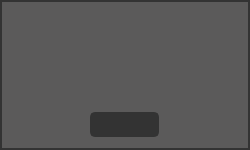
<?xml version="1.0" encoding="UTF-8"?>
<ui version="4.0">
 <class>Error</class>
 <widget class="QDialog" name="Error">
  <property name="geometry">
   <rect>
    <x>0</x>
    <y>0</y>
    <width>250</width>
    <height>150</height>
   </rect>
  </property>
  <property name="minimumSize">
   <size>
    <width>250</width>
    <height>150</height>
   </size>
  </property>
  <property name="maximumSize">
   <size>
    <width>250</width>
    <height>150</height>
   </size>
  </property>
  <property name="windowTitle">
   <string>Dialog</string>
  </property>
  <layout class="QHBoxLayout" name="horizontalLayout">
   <property name="spacing">
    <number>0</number>
   </property>
   <property name="leftMargin">
    <number>0</number>
   </property>
   <property name="topMargin">
    <number>0</number>
   </property>
   <property name="rightMargin">
    <number>0</number>
   </property>
   <property name="bottomMargin">
    <number>0</number>
   </property>
   <item>
    <widget class="QFrame" name="frame">
     <property name="styleSheet">
      <string notr="true">background:rgb(51,51,51);</string>
     </property>
     <property name="frameShape">
      <enum>QFrame::NoFrame</enum>
     </property>
     <property name="frameShadow">
      <enum>QFrame::Plain</enum>
     </property>
     <layout class="QVBoxLayout" name="verticalLayout">
      <property name="spacing">
       <number>0</number>
      </property>
      <property name="leftMargin">
       <number>2</number>
      </property>
      <property name="topMargin">
       <number>2</number>
      </property>
      <property name="rightMargin">
       <number>2</number>
      </property>
      <property name="bottomMargin">
       <number>2</number>
      </property>
      <item>
       <widget class="QFrame" name="frame_top">
        <property name="minimumSize">
         <size>
          <width>0</width>
          <height>90</height>
         </size>
        </property>
        <property name="maximumSize">
         <size>
          <width>16777215</width>
          <height>90</height>
         </size>
        </property>
        <property name="styleSheet">
         <string notr="true">background:rgb(91,90,90);</string>
        </property>
        <property name="frameShape">
         <enum>QFrame::NoFrame</enum>
        </property>
        <property name="frameShadow">
         <enum>QFrame::Plain</enum>
        </property>
        <layout class="QHBoxLayout" name="horizontalLayout_2">
         <property name="spacing">
          <number>5</number>
         </property>
         <property name="leftMargin">
          <number>15</number>
         </property>
         <property name="topMargin">
          <number>5</number>
         </property>
         <property name="rightMargin">
          <number>0</number>
         </property>
         <property name="bottomMargin">
          <number>0</number>
         </property>
         <item>
          <widget class="QLabel" name="lab_icon">
           <property name="minimumSize">
            <size>
             <width>35</width>
             <height>35</height>
            </size>
           </property>
           <property name="maximumSize">
            <size>
             <width>35</width>
             <height>35</height>
            </size>
           </property>
           <property name="text">
            <string/>
           </property>
          </widget>
         </item>
         <item>
          <widget class="QLabel" name="lab_heading">
           <property name="font">
            <font>
             <family>Segoe UI</family>
             <pointsize>12</pointsize>
            </font>
           </property>
           <property name="styleSheet">
            <string notr="true">color:rgb(255,255,255);</string>
           </property>
           <property name="text">
            <string/>
           </property>
           <property name="wordWrap">
            <bool>true</bool>
           </property>
          </widget>
         </item>
        </layout>
       </widget>
      </item>
      <item>
       <widget class="QFrame" name="frame_bottom">
        <property name="styleSheet">
         <string notr="true">background:rgb(91,90,90);</string>
        </property>
        <property name="frameShape">
         <enum>QFrame::NoFrame</enum>
        </property>
        <property name="frameShadow">
         <enum>QFrame::Plain</enum>
        </property>
        <layout class="QGridLayout" name="gridLayout">
         <property name="bottomMargin">
          <number>0</number>
         </property>
         <item row="0" column="0">
          <widget class="QPushButton" name="bn_ok">
           <property name="minimumSize">
            <size>
             <width>69</width>
             <height>25</height>
            </size>
           </property>
           <property name="maximumSize">
            <size>
             <width>69</width>
             <height>25</height>
            </size>
           </property>
           <property name="styleSheet">
            <string notr="true">QPushButton {
	border: 2px solid rgb(51,51,51);
	border-radius: 5px;	
	color:rgb(255,255,255);
	background-color: rgb(51,51,51);
}
QPushButton:hover {
	border: 2px solid rgb(0,143,150);
	background-color: rgb(0,143,150);
}
QPushButton:pressed {	
	border: 2px solid rgb(0,143,150);
	background-color: rgb(51,51,51);
}
</string>
           </property>
           <property name="text">
            <string/>
           </property>
          </widget>
         </item>
        </layout>
       </widget>
      </item>
     </layout>
    </widget>
   </item>
  </layout>
 </widget>
 <resources/>
 <connections/>
</ui>
